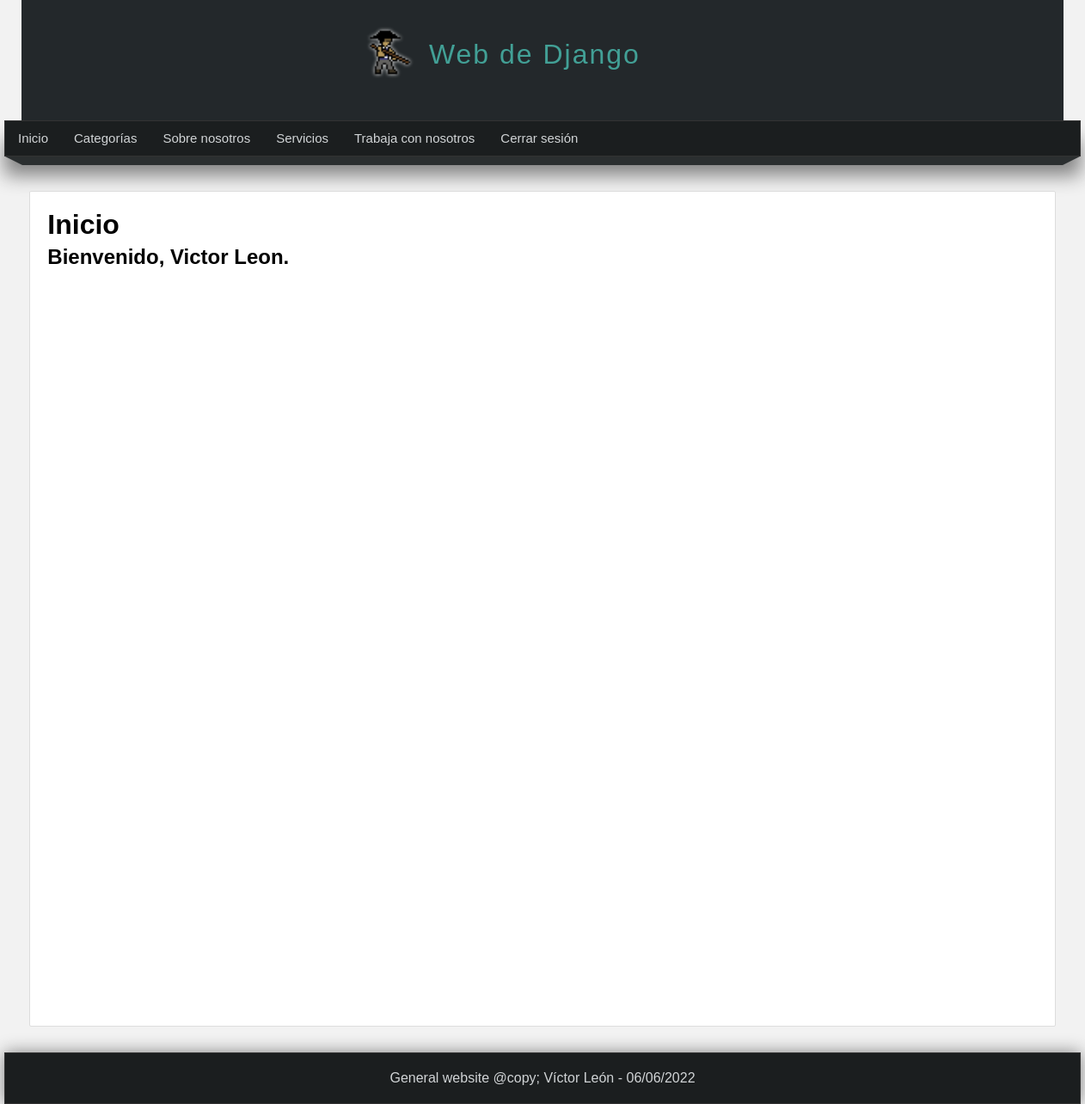
The app's page / (signed in) with its own data.
### pages/models.py (models this page shows, shortened)
class Page(models.Model):
    title = models.CharField(max_length=50, verbose_name='Título')
    content = RichTextField(verbose_name='Contenido')
    slug = models.CharField(unique=True, max_length=150, verbose_name='URL amigable')
    order = models.IntegerField(default=0, verbose_name='Orden')
    visible = models.BooleanField(verbose_name='Visibilidad')
    created_at = models.DateTimeField(auto_now_add=True, verbose_name='Creado el')
    updated_at = models.DateTimeField(auto_now=True, verbose_name='Actualizado el')
    class Meta:
        verbose_name = 'Página'
        verbose_name_plural = 'Páginas'

### mainapp/views.py (the view)
# urls.py: path('', views.index, name='index'),
def index(request):
    return render(request, 'mainapp/index.html',{
        'title': 'Inicio'
    })

### blog/context_processors.py (called while the page is built)
def get_categories(request):
    categories_in_use = Article.objects.filter(public=True).values_list('categories', flat=True)
    categories = Category.objects.filter(id__in=categories_in_use).values_list('id', 'name')
    return {
        'categories': categories,
        'ids': categories_in_use
    }

### pages/context_processors.py (called while the page is built)
def get_pages(request):
    pages = Page.objects.filter(visible=True).order_by('order').values_list('id', 'title', 'slug')
    return {
        'pages': pages
    }

### mainapp/templates/mainapp/index.html (shortened to what this page needs)
{% extends 'layouts/layout.html' %}
{% block content %}
    <h1>{{title}}</h1>
    {% if user.email %}
        <h2>Bienvenido, {{request.user.first_name}} {{request.user.last_name}}.</h2>
    {% else %}
        <h2>Debes identificarte para poder ver el contenido.</h2>
{% endif %}
{% endblock %}

### mainapp/templates/layouts/layout.html (shortened to what this page needs)
<!DOCTYPE html>
<html lang="es">
<head>
    {% load static %}
    <link rel="stylesheet" type="text/css" href="{% static 'css/styles.css' %}">
</head>
<body>
    <header>
        <div id="logotipo">
            <img src="{% static 'images/logo.png' %}" />
            <h1>Web de Django</h1>
        </div>
    </header>
    <nav>
        <ul>
            <li>
                <a href="{% url 'index' %}">Inicio</a>
            </li>
            {% if user.email %}
                <li>
                    <a href="{% url 'list_articles' %}">Categorías</a>
                </li>
                {% for page in pages %}
                <li>
                    <a href="{% url 'page' page.2 %}">{{page.1}}</a>
                </li>
                {% endfor %}
                <li>
                    <a href="{% url 'logout' %}">Cerrar sesión</a>
                </li>
            {% endif %}
        </ul>
    </nav>
    <div class="barra">
        <span class="esquina-izquierda"></span>
        <span class="relleno-barra"></span>
        <span class="esquina-derecha"></span>
    </div>
    <div id="content">
        <div class="box">
            {% block content %}{% endblock %}
        </div>
    </div>
    <footer>
        General website @copy; Víctor León - {% now dd/m/YY %}
    </footer>
</body>
</html>

### mainapp/static/css/styles.css (style rules this page uses)
* { margin: 0px; padding: 0px; font-family: sans-serif, Arial, Helvetica; text-decoration: none; }
body { background-color: #F2F2F2; }
header { width: 1212px; height: 140px; background-color: #23282B; margin: 0px auto; }
#logotipo { width: 35%; height: 130px; margin: 0 auto; padding-top: 10px; }
#logotipo img { display: block; float: left; width: 60px; margin-top: 20px; -webkit-filter: drop-shadow(0px 0px 2px white); filter: drop-shadow(0px 0px 2px white); }
#logotipo h1 { display: block; float: left; margin-top: 35px; margin-left: 20px; letter-spacing: 2px; font-weight: lighter; color: #42a096; }
nav { width: 1250px; height: 40px; margin: 0 auto; background-color: #1B1E1F; border: 1px solid #333333; box-shadow: 0px 22px 22px gray; font-size: 15px; }
nav > ul { list-style: none; text-decoration: none; }
nav > ul > li { line-height: 40px; float: left; }
nav > ul > li > a { display: block; padding-right: 15px; padding-left: 15px; color: #D1D4D6; transition: all 300ms; }
.barra { width: 1250px; margin: 0 auto; }
.esquina-izquierda { display: block; border-left: 20px solid transparent; border-top: 10px solid #2B2F30; float: left; }
.esquina-derecha { display: block; border-right: 20px solid transparent; border-top: 10px solid #2B2F30; float: right; }
.relleno-barra { display: block; width: 1210px; background: #2B2F30; height: 10px; float: left; }
#content { width: 1212px; min-height: 930px; margin: 0 auto; margin-bottom: 30px; margin-top: 40px; }
.box { background: white; width: 95%; min-height: 930px; padding: 20px; border: 1px solid #ddd; border-radius: 2px; margin: 0 auto; }
.box p, .box h2, .box h3, .box ul { margin-top: 5px; margin-bottom: 5px; }
footer { width: 1250px; background-color: #1B1E1F; border: 1px solid #333333; color: #d1d4d6; text-align: center; margin: 0 auto; padding-top: 20px; padding-bottom: 20px; box-shadow: 0px 0px 20px gray; }

### records on screen
Page: title "Sobre nosotros"
Page: title "Servicios"
Page: title "Trabaja con nosotros"

### other values on screen
{{ title }} "Inicio"
{{ request.user.first_name }} "Victor"
{{ request.user.last_name }} "Leon"
